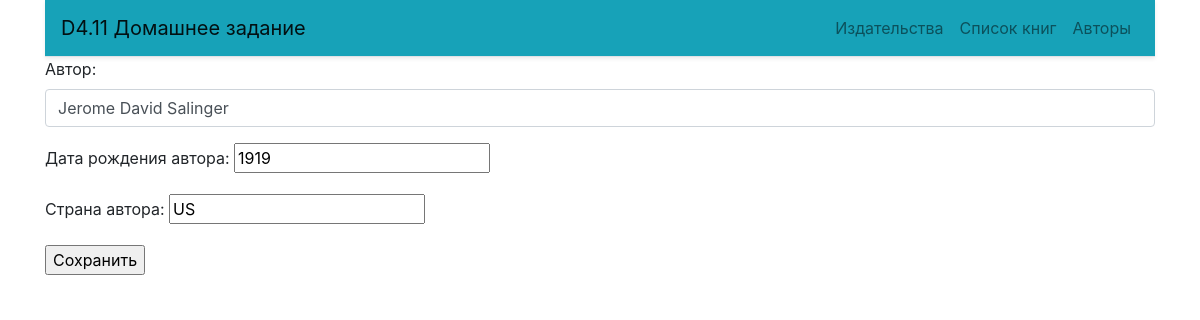
Page /author/update/5/ on the earlier database version.
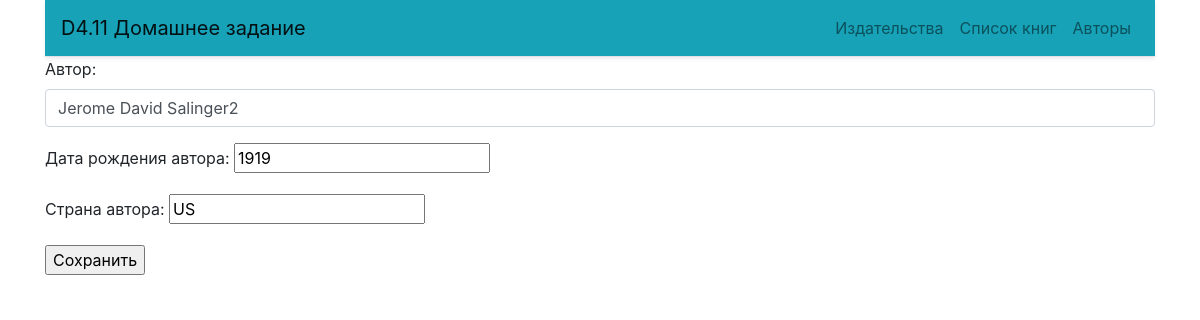
Same page on the later database version.
### p_library/models.py (models this page shows, shortened)
class Author(models.Model):
    full_name = models.TextField(max_length=100, unique=True, verbose_name='Имя автора')
    birth_year = models.SmallIntegerField(verbose_name='Дата рождения автора')
    country = models.CharField(max_length=2, verbose_name='Страна автора')
    class Meta:
        verbose_name = 'Автор'
        verbose_name_plural = 'Авторы'
        ordering = ['full_name']

### p_library/views.py (the view)
# urls.py: path('author/update/<int:pk>/', views.AuthorEdit.as_view(), name='author_update'),
class AuthorEdit(UpdateView):
    model = Author
    form_class = AuthorForm
    template_name = 'author_edit.html'
    success_url = reverse_lazy('author_list')

### p_library/forms.py
class AuthorForm(forms.ModelForm):
    full_name = forms.CharField(label='Автор',
                           widget=forms.TextInput(
                               attrs={'class': 'form-control',
                                      'placeholder': 'Введите автора'}))
    class Meta:
        model = Author
        fields = '__all__'

### p_library/templates/author_edit.html (shortened to what this page needs)
{% extends 'base.html' %}
{% block content %}
<form method="post">
  {{ form.as_p }}
  <input type="submit" value="Сохранить" />
</form>
{% endblock %}

Differences in the rows shown:
changed Author "US": full_name "Jerome David Salinger" → "Jerome David Salinger2"
